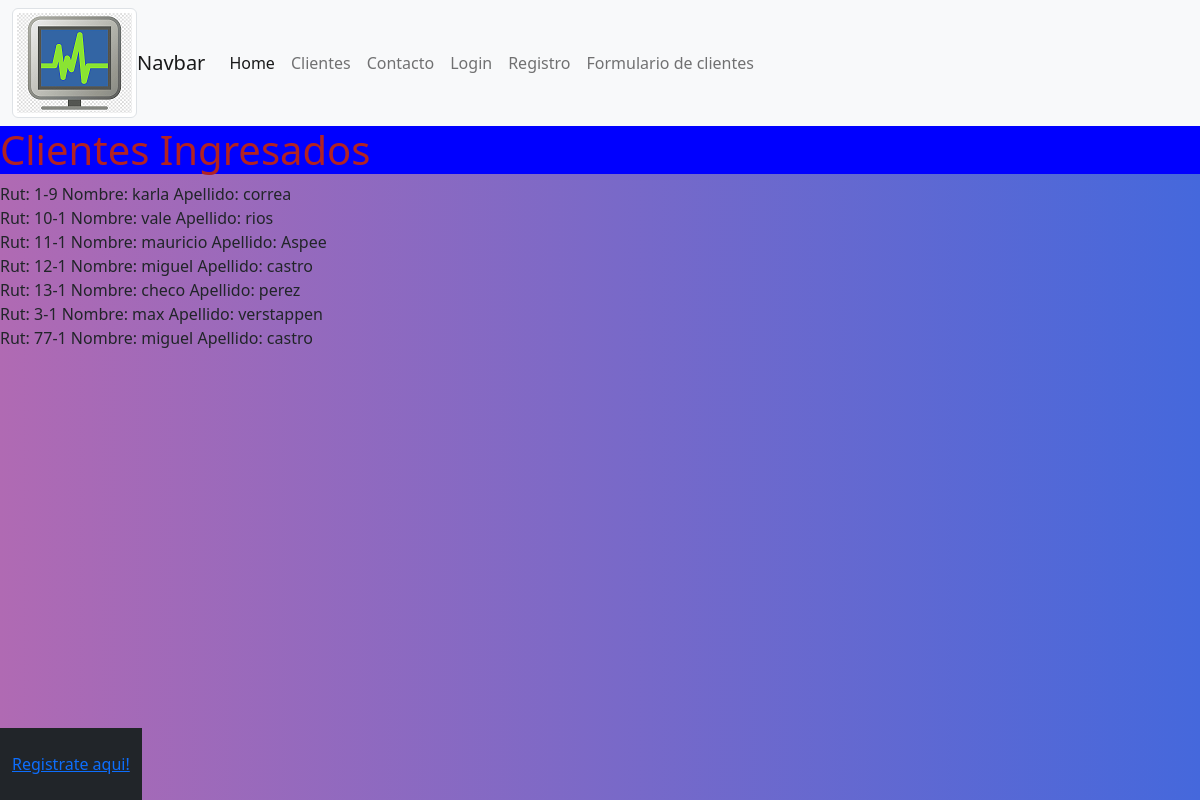
/clientes/, run on the app's committed database.
### monitoreo/models.py (models this page shows)
class Cliente(models.Model):
    rut=models.CharField(max_length=10, unique=True)
    nombre=models.CharField(max_length=50, default=None)
    apellido=models.CharField(max_length=100, default=None)
    edad = models.IntegerField(default=None)
    direccion=models.CharField(max_length=100, default=None)
    correo=models.CharField(max_length=50, default=None)
    telefono=models.IntegerField(default=None)
    receta=models.CharField(max_length=100, default=None)
    fecha_inicio=models.DateTimeField(default=django.utils.timezone.now)
    remedio=models.CharField(max_length=100, default=None)
    horario=models.TimeField(default=None)

### monitoreo/views.py (the view)
# urls.py: path('clientes/', views.clientes, name= 'monitoreo-clientes'),
def clientes(request):
    cliente= Cliente.objects.all()
    return render(request, 'monitoreo/clientes.html', {"data": cliente})

### monitoreo/templates/monitoreo/clientes.html
{% extends 'monitoreo/layout.html' %}
{% block content %}
<h1>Clientes Ingresados</h1>
	{% for cli in data %}
		Rut: {{cli.rut}} Nombre: {{cli.nombre}}  Apellido: {{cli.apellido}}<br>
	{% endfor %}
{% endblock %}

### monitoreo/static/monitor/estilos.css (style rules this page uses)
body, html { background-color:lightslategrey; color: rgb(82, 63, 69); }
h1 { color: firebrick; background-color: blue; }
html, body { height: 100%; }
body { background: #4568DC; background: -webkit-linear-gradient(to right, #B06AB3, #4568DC); background: linear-gradient(to right, #B06AB3, #4568DC); }

### data on the page
Cliente: rut "1-9", nombre "karla", apellido "correa"
Cliente: rut "10-1", nombre "vale", apellido "rios"
Cliente: rut "11-1", nombre "mauricio", apellido "Aspee"
Cliente: rut "12-1", nombre "miguel", apellido "castro"
Cliente: rut "13-1", nombre "checo", apellido "perez"
Cliente: rut "3-1", nombre "max", apellido "verstappen"
Cliente: rut "77-1", nombre "miguel", apellido "castro"
